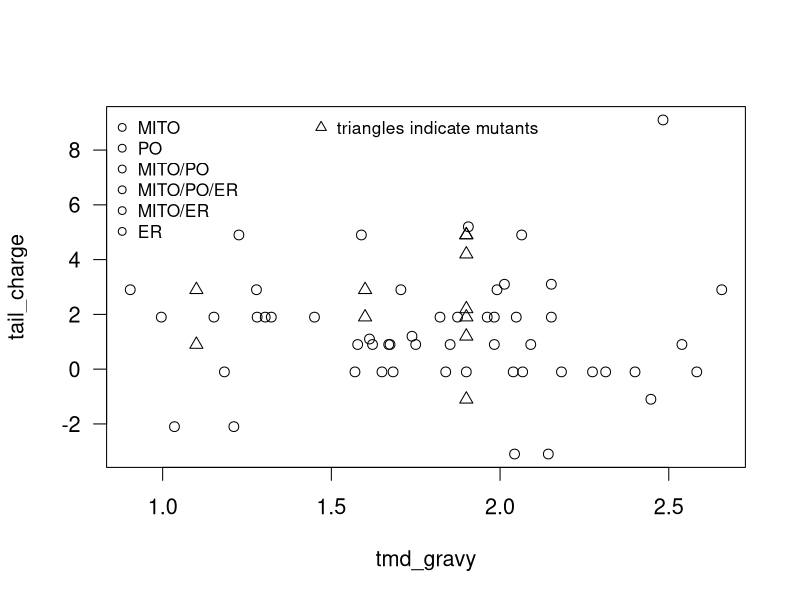
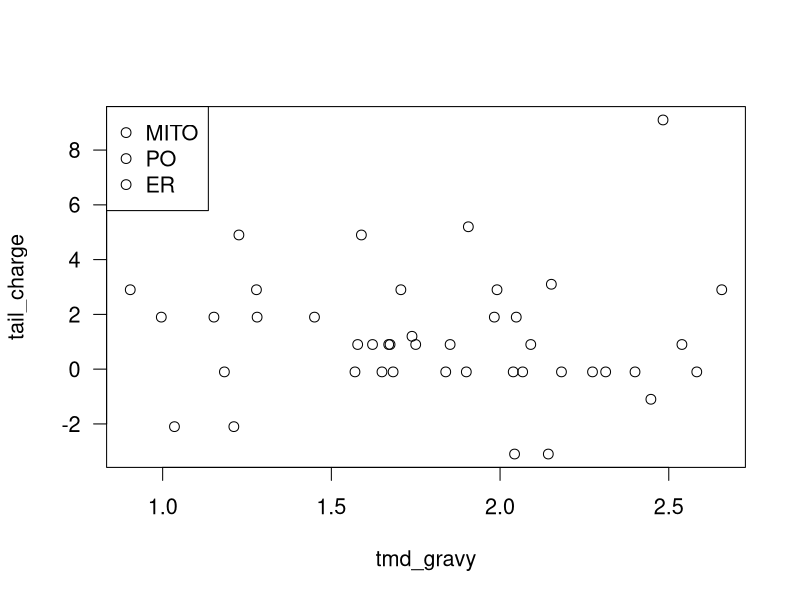

Source code (R) for these figures, in order: (Note: this script raises an error after producing the figures.)
## ---- chunk 1
knitr::opts_chunk$set(echo = TRUE)
## ---- chunk 2
# ---------------------------------------------------------
# 0. Packages, palettes and setup
# ---------------------------------------------------------
set.seed(42)

library(RColorBrewer)
library(e1071)
library(MASS)

paired <- brewer.pal(6,'Paired') 
blues <- brewer.pal(9,'Blues')

mitoblue <- '#A2D9F7'
pogreen  <- '#A8D4AF'
ersalmon <- '#F6B096'

catpat <- paired
catpat[1] <- ersalmon
catpat[2] <- mitoblue
catpat[6] <- pogreen
catpat[3] <- paired[6]
catpat[4] <- paired[2]
catpat[5] <- paired[4]

truncpat <- c(ersalmon, mitoblue, pogreen)

## ---- chunk 3
# ---------------------------------------------------------
# 1. data
# ---------------------------------------------------------
protein <- read.csv('../data/protein.csv')
# Or, we could just load up the truncated file (added 10th December 2015)
# This breaks the colour palettes at the moment.
protein_trunc <- read.csv('../data/protein_trunc.csv')

# factors are alphabetical, so as.numeric gives
# ER          = 1
# MIT0        = 2
# MITO/ER     = 3
# MITO/PO     = 4
# MITO/PO/ER  = 5
# PO          = 6

# Training data 
train <- subset(protein, select = c('tmd_gravy', 'tail_charge'))
cl <- protein$location

# Data truncated to just the main 3 classes

#protein_trunc <- subset(protein, location=='ER' | location=='MITO' | location=='PO')

train_trunc <- subset(protein_trunc, select = c('tmd_gravy', 'tail_charge'))
cl_trunc <- protein_trunc$location

upper <- apply(train_trunc, 2, max)
lower <- apply(train_trunc, 2, min)

tmd_gravy_seq <- seq(from=lower[1], to=upper[1], length.out = 50)
tail_charge_seq <- seq(from=lower[2], to=upper[2], length.out = 50)

# A grid of test points that covers the entire data space
test <- as.matrix(expand.grid(tmd_gravy_seq, tail_charge_seq))
colnames(test) <- colnames(train_trunc)

# skip the last row, as there is no tail charge 
target<- read.table('../data/protein_target.txt', sep = '\t', nrows = 244, header = TRUE)
colnames(target) <- colnames(train_trunc)

mutants <- read.csv('../data/mutants.csv')

# A little aside to get the factors in the data sets to be the same. rbind()
# changes the as.numeric factors to match. 
combined <- rbind(protein, mutants)

mutants.ix <- seq(from = (nrow(protein)+1), to = nrow(protein)+nrow(mutants), by = 1)
mutants_refactor <- combined[mutants.ix, ]

# "Shared location" data
protein_shared <- subset(protein, location=='MITO/ER' | location=='MITO/PO' | location=='MITO/PO/ER')


# some new test sites

test.sites <- data.frame(cbind(c(1.54, 1.43, 2.34), c(3.9, 4.6, -0.1)))

colnames(test.sites) <- c('tmd_gravy', 'tail_charge')

#1) TMD GRAVY = 1.54 Charge =  3.9
#2) TMD GRAVY = 1.43 Charge =  4.6
#3) TMD GRAVY = 2.34 Charge = -0.1

## ---- chunk 4

par(las = 1, cex = 1.3)
plot(protein$tmd_gravy, protein$tail_charge, bg = catpat[protein$location],
 pch = 21, col = 'black',
 xlab = 'tmd_gravy', ylab = 'tail_charge')

points(mutants_refactor$tmd_gravy, mutants_refactor$tail_charge, col = 'black', bg = catpat[mutants_refactor$location], pch = 24)

legend('topleft', legend = unique(protein$location), pt.bg = catpat[unique(protein$location)], pch = 21, text.col = catpat[unique(protein$location)], cex = 0.8, bty = 'n' )
legend('top', legend = c( 'triangles indicate mutants'), pch = c(24), cex = 0.8, bty = 'n')
#dev.print(pdf, file='protein_and_mutants.pdf', width = 6, height = 6)

## ---- chunk 5

# Data truncated to just the 3 main classes
#dev.new()
par(las = 1, cex = 1.3)
plot(protein_trunc$tmd_gravy, protein_trunc$tail_charge, col = 'black', bg = truncpat[protein_trunc$location], pch = 21,
     xlab = "tmd_gravy", ylab = "tail_charge")

legend('topleft', legend = unique(protein_trunc$location), col = 'black', pt.bg = truncpat[unique(protein_trunc$location)], pch = 21, text.col = truncpat[unique(protein_trunc$location)] )
#dev.print(pdf, file='protein_trunc.pdf', width = 6, height = 6)


## ---- chunk 6

# Non-probabilistic SVM fit
svm.fit <- svm(location~., data = protein_trunc, probability = FALSE)
svm.pred <- predict(svm.fit, newdata=test, probability = FALSE)

# misclassification rate for the svm is ~18%
svm.mcr = 1 - (sum(predict(svm.fit)==protein_trunc$location)/ length(protein_trunc$location))

par(las = 1, cex = 1.3)
plot(test, col = truncpat[svm.pred], pch = 20, cex = 0.8, main = 'SVM classifier prediction')
points(protein_trunc$tmd_gravy, protein_trunc$tail_charge, col = 'black', bg = truncpat[protein_trunc$location], pch = 21)

legend('topleft', legend = unique(protein_trunc$location),
pt.bg = truncpat[unique(protein_trunc$location)],
pch = 21,
col = 'black',
text.col=truncpat[unique(protein_trunc$location)],
 bg = 'white')
#dev.print(pdf, file = 'svm_prediction.pdf', width = 6, height = 6)
 
## ---- chunk 7
# Why does this predict some non-seen classes?
svm.fit.prob <- svm(location~., data = protein_trunc, probability = TRUE)
svm.pred.prob <- predict(svm.fit.prob, newdata=test, probability = TRUE)

# How many does the svm fit correctly?

fit.hit <- sum(svm.fit.prob$fitted == protein_trunc$location)
fit.miss <- length(protein_trunc$location) - fit.hit
prob.mcr <- fit.miss / length(protein_trunc$location) 

svm.prob.df <- attr(svm.pred.prob,'prob')
mitomat <- matrix(svm.prob.df[,'MITO'], nrow = length(tmd_gravy_seq))
pomat <- matrix(svm.prob.df[,'PO'], nrow = length(tmd_gravy_seq))
ermat <- matrix(svm.prob.df[,'ER'], nrow = length(tmd_gravy_seq))


protein_trunc.fit <- cbind(protein_trunc,as.character(svm.fit.prob$fitted))
colnames(protein_trunc.fit)[4] <- c('predicted')
#write.matrix(protein_trunc.fit, file = 'protein_trunc_fit.txt')


n <- length(protein_trunc$location)
cv.out <- rep(NA, n)
# A simple looping leave-one-out cross validation
for(i in 1:n){
	
	cv.fit <-  svm(location~., data = protein_trunc[-i, ], probability = TRUE)
	cv.pred <- predict(cv.fit, newdata=protein_trunc[i, ], probability = TRUE)
	cv.out[i] <- as.character(cv.pred) 

}

loo.hitrate <- sum(cv.out == as.character(protein_trunc$location)) / length(protein_trunc$location)

labcex = 0.8
pt.cex = 1.3

par(las=1, mar = c(4,4,1,1))
plot(test, col = truncpat[svm.pred], type = 'n', main = '',
xlab = 'TMD GRAVY', ylab = 'Tail charge')#, main = 'SVM classifier class probability')

contour(tmd_gravy_seq, tail_charge_seq, mitomat,
	add = TRUE, levels = c(0.5,0.6,0.7,0.8,1), col = mitoblue,labcex = labcex)
contour(tmd_gravy_seq, tail_charge_seq, pomat,
	add = TRUE, levels = c(0.5,0.6,0.7,0.8,1), col = pogreen, labcex = labcex)
contour(tmd_gravy_seq, tail_charge_seq, ermat,
	add = TRUE,levels = c(0.5,0.6,0.7,0.8), col = ersalmon, labcex = labcex)
    
points(protein_trunc$tmd_gravy, protein_trunc$tail_charge,
	col = 'black',bg = truncpat[protein_trunc$location], pch = 21, cex = pt.cex)
points(test.sites$tmd_gravy, test.sites$tail_charge,
	col = 'black', pch = 21, lwd = 1.5, cex = pt.cex)

legend('topleft', legend = c(as.character(unique(protein_trunc$location)), 'test'),
	col = 'black', pt.bg = c(truncpat[unique(protein_trunc$location)],'white'), pch = 21, text.col = c(truncpat[unique(protein_trunc$location)], 'black'), bg = 'white', pt.lwd = c(rep(1,3),1.5), pt.cex = pt.cex)

#dev.print(pdf, file='svm_probability_contour.pdf', width = 5, height = 5)
#dev.print(tiff, file='svm_probability_contour.tif', width = 480, height = 480)


svm.protein <- svm(location~., data = protein, probability = TRUE)#!! 
protein.hit <- sum(svm.protein$fitted == protein$location)

protein.fit <- cbind(protein,as.character(svm.protein$fitted))
colnames(protein.fit)[4] <- c('predicted')

#write.matrix(protein.fit, file = 'protein_fit.txt')
## ---- chunk 8
# ---------------------------------------------------------
# Predict the location in the target data
# ---------------------------------------------------------

target.prob <- predict(svm.fit.prob, newdata = target, probability = TRUE )

par(las=1)
plot(target, type = 'n',  main = 'SVM classifier target predictions')
points(target, col = truncpat[target.prob], pch = 21)
contour(tmd_gravy_seq, tail_charge_seq, mitomat, add = TRUE, levels = c(0.5,0.6,0.7,0.8,1), col = mitoblue)
contour(tmd_gravy_seq, tail_charge_seq, pomat,add = TRUE, levels = c(0.5,0.6,0.7,0.8,1), col = pogreen)
contour(tmd_gravy_seq, tail_charge_seq, ermat,add = TRUE, levels = c(0.5,0.6,0.7,0.8), col = ersalmon)
points(protein_trunc$tmd_gravy, protein_trunc$tail_charge, col = 'black',bg = truncpat[protein_trunc$location], pch = 21)
legend('topright', legend = unique(protein_trunc$location), col = 'black', pt.bg = truncpat[unique(protein_trunc$location)], pch = 21, text.col = truncpat[unique(protein_trunc$location)], bg = 'white')

#dev.print(pdf, file = 'protein_target.pdf', width = 6, height = 6)


#write.matrix(cbind(target,attr(target.prob, 'probabilities'),target.prob), file = 'target_predictions.txt')

## ---- chunk 9

# A diagram which has the "mutants" data on top of the 
# probability contours for the three unique classes.
#dev.new(width = 6, height = 6)
par(las=1)
plot(target, type = 'n',  main = '', xlim = c(0.95,2.8), ylim = c(-3.2,5.6))

contour(tmd_gravy_seq, tail_charge_seq, mitomat, add = TRUE, levels = c(0.5,0.6,0.7,0.8,1), col = catpat[2])
contour(tmd_gravy_seq, tail_charge_seq, pomat,add = TRUE, levels = c(0.5,0.6,0.7,0.8,1), col = catpat[6])
contour(tmd_gravy_seq, tail_charge_seq, ermat,add = TRUE, levels = c(0.5,0.6,0.7,0.8), col = catpat[1])


points(protein_trunc$tmd_gravy, protein_trunc$tail_charge, col =  catpat[protein_trunc$location], pch = 21)
points(mutants_refactor$tmd_gravy, mutants_refactor$tail_charge, col = 'black', bg = catpat[mutants_refactor$location], pch = 24)

text(mutants_refactor$tmd_gravy, mutants_refactor$tail_charge, col =  catpat[mutants_refactor$location], labels = letters[1:length(mutants_refactor$location)], pos = 2)

legend('bottomright', legend = unique(protein$location), text.col = catpat[unique(protein$location)],cex = 0.8, text.font = 2, bty = 'n')
par(xpd = TRUE)
#legend('topright', legend = unique(protein$location), text.col = catpat[unique(protein$location)])
legend('top', legend = 'denotes mutant', text.col = 'black', pch = 24, pt.bg = c( 'grey'), inset = c(0, -0.1), bty = 'n')

#dev.print(pdf, file='mutants_foreground.pdf', width = 6, height = 6)


## ---- chunk 10
# A diagram which has the "shared location" data on top of the 
# probability contours for the three unique classes.
#dev.new(width = 6, height = 6)
par(las=1)
plot(target, type = 'n',  main = '', xlim = c(0.95,2.8), ylim = c(-3.2,5.6))

contour(tmd_gravy_seq, tail_charge_seq, mitomat, add = TRUE, levels = c(0.5,0.6,0.7,0.8,1), col = catpat[2])
contour(tmd_gravy_seq, tail_charge_seq, pomat,add = TRUE, levels = c(0.5,0.6,0.7,0.8,1), col = catpat[6])
contour(tmd_gravy_seq, tail_charge_seq, ermat,add = TRUE, levels = c(0.5,0.6,0.7,0.8), col = catpat[1])


points(protein_trunc$tmd_gravy, protein_trunc$tail_charge, col =  truncpat[protein_trunc$location], pch = 21)
points(protein_shared$tmd_gravy, protein_shared$tail_charge, col = 'black', bg = catpat[protein_shared$location], pch = 22)

text(protein_shared$tmd_gravy, protein_shared$tail_charge, col =  catpat[protein_shared$location], labels = letters[1:length(protein_shared$location)], pos = 2)

legend('bottomright', legend = unique(protein$location), text.col = catpat[unique(protein$location)],cex = 0.8, text.font = 2, bty = 'n')
par(xpd = TRUE)
#legend('topright', legend = unique(protein$location), text.col = catpat[unique(protein$location)])
legend('top', legend = 'denotes shared location', text.col = 'black', pch = 22, pt.bg = c( 'grey'), inset = c(0, -0.1), bty = 'n')

#dev.print(pdf, file='shared_foreground.pdf', width = 6, height = 6)

#stop()
## ---- chunk 11
filled.contour(tmd_gravy_seq, tail_charge_seq, mitomat,
 levels=seq(from=0, to=1, by=0.2) ,
 xlab='tmd_gravy', ylab='tail_charge', main='SVM MITO probability', col=blues)
 
#dev.new()
filled.contour(tmd_gravy_seq, tail_charge_seq, pomat,
 levels = seq(from = 0, to = 1, by = 0.2) ,
 xlab='tmd_gravy', ylab='tail_charge', main='SVM PO probability', col=blues)

#dev.new()
filled.contour(tmd_gravy_seq, tail_charge_seq, ermat,
 levels = seq(from = 0, to = 1, by = 0.2) ,
 xlab='tmd_gravy', ylab='tail_charge', main='SVM ER probability', col=blues)

## ---- chunk 12

# knn.cv.summ <- function(train, cl, num.k){
# 	# function loop through k to get a quick summary of knn
# 	# misclassification rate
# 	misclass.no.vec <- rep(NA, num.k)
# 	
# 	for(i in 1:num.k){	
# 		cv <- knn.cv(train = train,cl = cl, k = i, prob = FALSE)
# 		result <- cv == cl
# 		misclass.no.vec[i] <- length(cl) - sum(result)
# 		misclass.rate.vec <- misclass.no.vec / length(cl)			
# 	}
# misclass.rate.vec	
# }
# 
# knn.summary <- knn.cv.summ(train = train, cl = cl, num.k = 15) 
# knn.summary.trunc <- knn.cv.summ(train = train_trunc, cl = cl_trunc, num.k = 15) 
# 
# 
# 
# #pdf(file = 'knn_misclass.pdf', width = 6, height = 6)
# par(las = 1)
# plot(knn.summary, type = 'o', main = 'knn misclassification rate',
# ylim = c(0,1), xlab = 'nearest neighbours', ylab = 'misclass rate')
# lines(knn.summary.trunc, type = 'o', col = 'red')
# #dev.off()
# 
# # So, for the truncated data set, k = 3 looks like a good bet.
# 
# ```
# 
# ```{r}
# 
# # Non-probabilistic class prediction to start with
# pred <- knn(train=train_trunc, cl=cl_trunc, test=test, k=3)
# 
# #pdf(file = 'protein_trunc_knn.pdf', width = 6, height = 6)
# par(las = 1)
# plot(test, col = catpat[pred], pch = 20, cex = 0.6, main = 'K-nearest-neighbour classifier (k = 3)')
# points(protein_trunc$tmd_gravy, protein_trunc$tail_charge, col = 'black',bg = catpat[protein_trunc$location], pch = 21)
# 
# legend('topleft', legend = unique(protein_trunc$location), col = catpat[unique(protein_trunc$location)], pch = 20, text.col = catpat[unique(protein_trunc$location)], bg = 'white')
# #dev.off()
# 
# ```
# 
# 
# 
# ```{r, include=FALSE}
# 
# # probabilistic knn
# # WARNING, THIS SECTION IS INCORRECT AS CODED (but might be useful)
# pred.prob <- knn(train=train_trunc, cl=cl_trunc, test=test, k=3, prob = TRUE)
# 
# MITO.ix <- pred.prob=='MITO'
# PO.ix   <- pred.prob=='PO'
# ER.ix   <- pred.prob=='ER'
# 
# anti <- 1-attr(pred.prob, 'prob')
# 
# mitoprob <- anti
# poprob   <- anti
# erprob   <- anti
# 
# mitoprob[MITO.ix] <- attr(pred.prob, 'prob')[MITO.ix]
# poprob[PO.ix] <- attr(pred.prob, 'prob')[PO.ix]
# erprob[ER.ix] <- attr(pred.prob, 'prob')[ER.ix]
# 
# mitomat <- matrix(mitoprob, nrow = length(tmd_gravy_seq))
# pomat   <- matrix(poprob, nrow = length(tmd_gravy_seq))
# ermat   <- matrix(erprob, nrow = length(tmd_gravy_seq))
# 
# 
# par(las = 1)
# plot(test, col = catpat[pred], pch = 20, cex = 0.6, main = 'K-nearest-neighbour classifier (k = 3)')
# points(protein_trunc$tmd_gravy, protein_trunc$tail_charge, col = 'black',bg = catpat[protein_trunc$location], pch = 21)
# 
# contour(tmd_gravy_seq, tail_charge_seq, mitomat, add = TRUE, levels = c(0, 0.5,1))
# 
# legend('topleft', legend = unique(protein_trunc$location), col = catpat[unique(protein_trunc$location)], pch = 20, text.col = catpat[unique(protein_trunc$location)], bg = 'white')
# 
# filled.contour(tmd_gravy_seq, tail_charge_seq, mitomat, levels = seq(from = 0, to = 1, by = 0.2) , col = blues)
# 
# levels = c(0,0.334, 0.667, 1)

